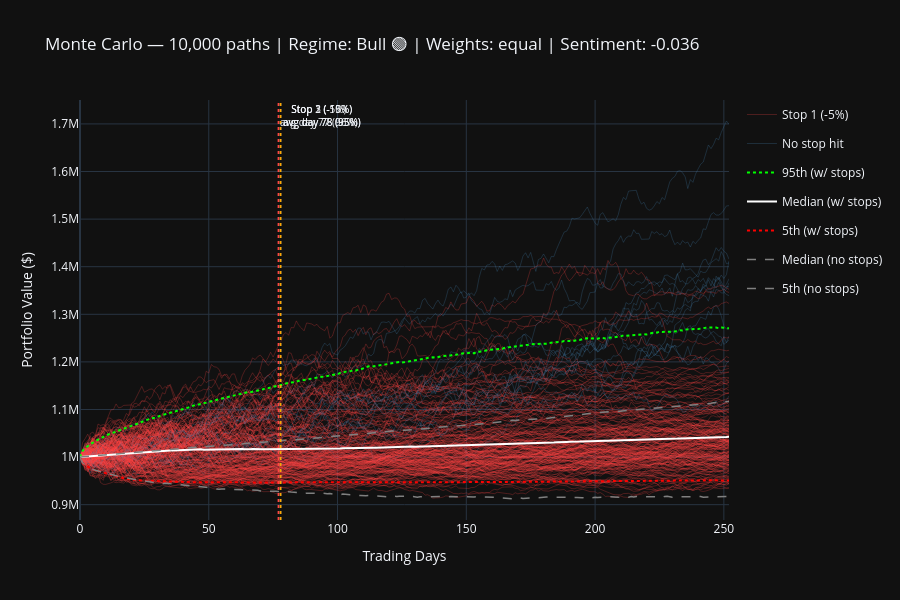

Notebook code for this chart:
### Markdown cell above
---
## Phase 4 — Regime-Aware Monte Carlo with Trailing Stops

GBM drift & vol come from the **current HMM regime** of the portfolio.  
The 3-tranche trailing stop engine runs day-by-day on each simulated path.

### Code cell
if RANDOM_SEED is not None:
    np.random.seed(RANDOM_SEED)

rp    = REGIME_PARAMS.get(current_regime,
        REGIME_PARAMS.get('Neutral ⚪', list(REGIME_PARAMS.values())[1]))
drift = rp['drift']/252          + portfolio_sentiment * SENTIMENT_DRIFT_NUDGE
vol   = rp['vol']  /np.sqrt(252)

shocks     = np.random.normal(0, 1, (HORIZON, N_PATHS))
log_ret    = (drift - 0.5*vol**2) + vol*shocks
daily_rets = np.exp(log_ret)

paths_raw = np.vstack([np.full(N_PATHS, float(PORT_VAL)),
                       PORT_VAL * np.exp(np.cumsum(log_ret, axis=0))])

stops_sorted = sorted(STOPS, key=lambda s: s['level'])
in_market    = np.full(N_PATHS, float(PORT_VAL))
cash         = np.zeros(N_PATHS)
peak         = np.full(N_PATHS, float(PORT_VAL))
triggered    = [np.zeros(N_PATHS, dtype=bool) for _ in stops_sorted]
trigger_day  = [np.full(N_PATHS, -1)          for _ in stops_sorted]
paths_stopped    = np.zeros((HORIZON+1, N_PATHS))
paths_stopped[0] = PORT_VAL

for day in range(1, HORIZON+1):
    in_market *= daily_rets[day-1]
    peak       = np.maximum(peak, in_market)
    drawdown   = np.where(peak > 0, (in_market-peak)/peak, 0.0)
    for i, stop in enumerate(stops_sorted):
        fire = (~triggered[i]) & (drawdown <= stop['level'])
        if fire.any():
            locked = stop['exit_fraction'] * in_market[fire]
            cash[fire] += locked; in_market[fire] -= locked
            triggered[i][fire] = True; trigger_day[i][fire] = day
    paths_stopped[day] = in_market + cash

final_raw, final_stopped = paths_raw[-1], paths_stopped[-1]
var95_raw     = np.percentile(final_raw,     5)
var95_stopped = np.percentile(final_stopped, 5)
days_ax       = np.arange(HORIZON + 1)
pct           = lambda arr, q: np.percentile(arr, q, axis=1)

last_stop = np.zeros(N_PATHS, dtype=int)
for i in range(len(stops_sorted)): last_stop[triggered[i]] = i+1

STOP_COLOURS = {0:'steelblue', 1:'#f0e68c', 2:'#ffa500', 3:'#ff4444'}
STOP_NAMES   = {0:'No stop hit',
                **{i+1: stops_sorted[i]['label'] for i in range(len(stops_sorted))}}

fig = go.Figure()
already_shown = set()
for i in np.random.choice(N_PATHS, PLOT_SAMPLE_PATHS, replace=False):
    grp = last_stop[i]; name = STOP_NAMES[grp]
    show = name not in already_shown; already_shown.add(name)
    fig.add_trace(go.Scatter(x=days_ax, y=paths_stopped[:,i],
        line=dict(width=0.5, color=STOP_COLOURS[grp]),
        name=name, legendgroup=name, showlegend=show, opacity=0.5))

for q,col,dash,lbl in [(95,'lime','dot','95th (w/ stops)'),
                        (50,'white','solid','Median (w/ stops)'),
                        (5,'red','dot','5th (w/ stops)')]:
    fig.add_trace(go.Scatter(x=days_ax, y=pct(paths_stopped,q),
                             line=dict(color=col,width=2,dash=dash), name=lbl))
for q,lbl in [(50,'Median (no stops)'),(5,'5th (no stops)')]:
    fig.add_trace(go.Scatter(x=days_ax, y=pct(paths_raw,q),
                             line=dict(color='grey',width=1.5,dash='dash'), name=lbl))

for i, stop in enumerate(stops_sorted):
    fired = triggered[i]
    if fired.any():
        avg_day = trigger_day[i][fired].mean()
        fig.add_vline(x=avg_day, line_dash='dot', line_color=STOP_COLOURS[i+1], line_width=1.5,
                      annotation_text=f"{stop['label']}<br>avg day {avg_day:.0f} ({fired.mean():.0%})",
                      annotation_font_size=10)

fig.update_layout(
    title=(f'Monte Carlo — {N_PATHS:,} paths | Regime: {current_regime} '
           f'| Weights: {PORTFOLIO_WEIGHTING} | Sentiment: {portfolio_sentiment:+.3f}'),
    xaxis_title='Trading Days', yaxis_title='Portfolio Value ($)',
    template='plotly_dark', height=600)
fig.show()

print(f'\n📉 1-Year Risk Summary | Weights: {PORTFOLIO_WEIGHTING} | Regime: {current_regime}')
print(f'  {"":28}  {"No stops":>14}  {"With stops":>14}')
print('  ' + '─'*60)
for label, q in [('Median final value',50),('95th pct',95),('5th pct',5)]:
    print(f'  {label:28}  ${np.percentile(final_raw,q):>12,.0f}  '
          f'${np.percentile(final_stopped,q):>12,.0f}')
print(f'  {"VaR 95%":28}  ${PORT_VAL-var95_raw:>12,.0f}  ${PORT_VAL-var95_stopped:>12,.0f}')

print('\n📊 Trailing stop trigger rates:')
for i, stop in enumerate(stops_sorted):
    fired = triggered[i]
    avg_d = trigger_day[i][fired].mean() if fired.any() else float('nan')
    status = (f'triggered {fired.mean():.1%} of paths | avg day {avg_d:.0f}'
              if fired.any() else 'never triggered')
    print(f"  {stop['label']:20}  {status}")
